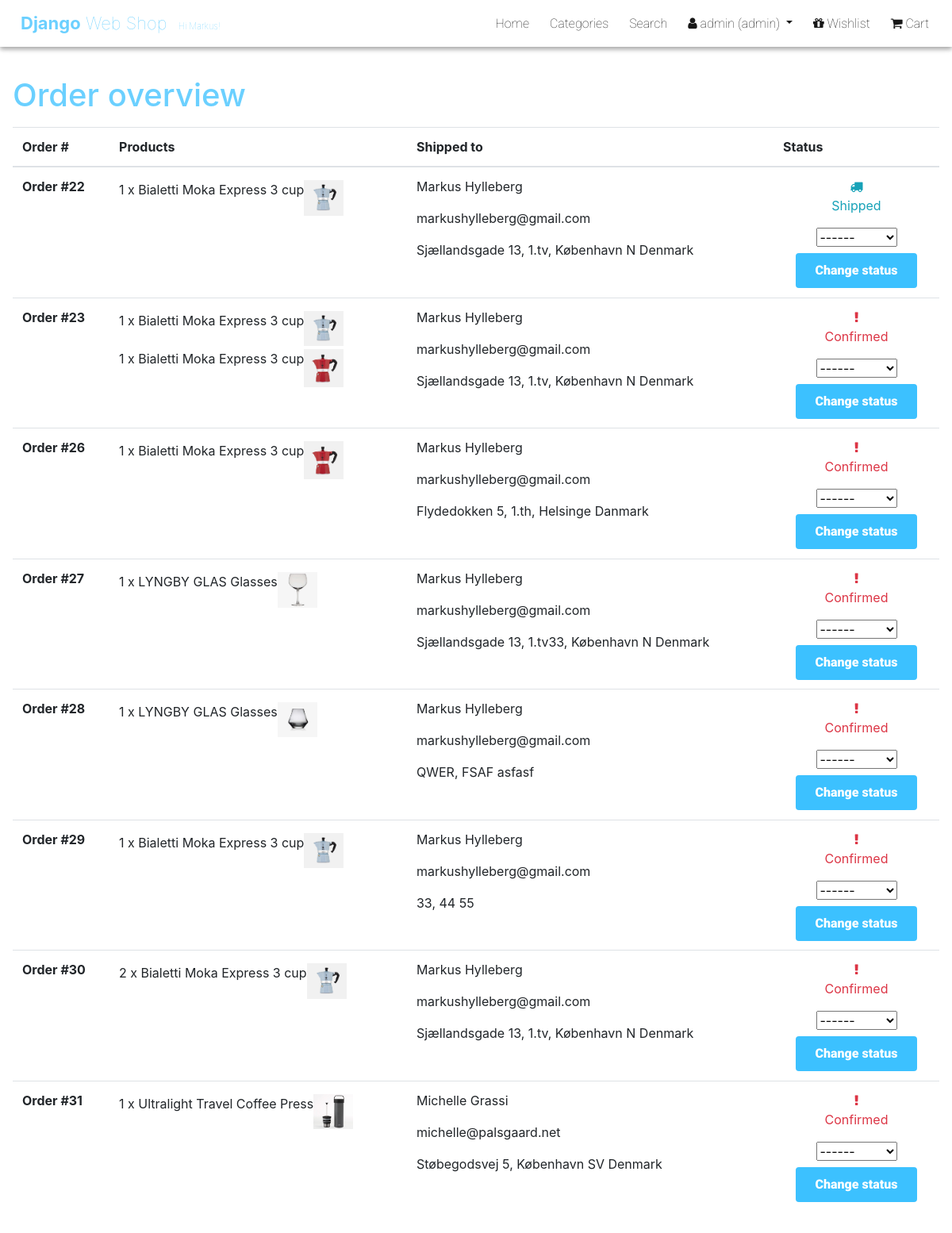
/shop/order_overview/ (signed in), run on the app's committed database.
### shop/models.py (models this page shows, shortened)
class Invoice(models.Model):
    user = models.ForeignKey(User, null=True, on_delete=models.SET_NULL)
    shipping_method = models.ForeignKey(ShippingMethod, null=True, on_delete=models.SET_NULL)
    transaction_datetime = models.DateTimeField(default=datetime.now, blank=True)
    total_price = models.DecimalField(max_digits=19, decimal_places=2)
    shipping_address = models.CharField(max_length=200)
    shipping_city = models.CharField(max_length=120)
    shipping_country = models.CharField(max_length=100)
    status = models.CharField(max_length=20, default='Confirmed')

class InvoiceProduct(models.Model):
    invoice = models.ForeignKey(Invoice, on_delete=models.CASCADE, related_name='invoice_products')
    product = models.ForeignKey(ProductVariant, on_delete=models.CASCADE) ## Should be PROTECT, but for development we'll keep it at CASCADE
    quantity = models.PositiveIntegerField()

class ProductVariant(models.Model):
    product = models.ForeignKey(Product, on_delete=models.CASCADE)
    price = models.DecimalField(max_digits=19, decimal_places=2)
    stock = models.PositiveIntegerField()
    image = models.ImageField(validators=[FileExtensionValidator(allowed_extensions=['jpg', 'png', 'jpeg'])])

class Product(models.Model):
    title = models.CharField(max_length=150)
    description = models.TextField()
    category = models.ForeignKey(ProductCategory, null=True, on_delete=models.SET_NULL)

### shop/views.py (the view, shortened to what this page needs)
# urls.py: path('order_overview/', views.order_overview, name='order_overview'),
def order_overview(req):
    invoices = Invoice.objects.all()
    invoice_products = InvoiceProduct.objects.all()
    context = {
        'invoices': invoices,
        'invoice_products': invoice_products
    }
    return render(req, 'pages/administator/order_overview.html', context)

### shop/templates/pages/administator/order_overview.html (shortened to what this page needs)
{% extends '_base.html' %}
{% block content %}
    <div class="p-3 space-for-nav">
        <h1 class="dws-blue">Order overview</h1>
        <table class="table">
        <thead>
            <tr>
                <th scope="col">Order #</th>
                <th scope="col">Products</th>
                <th scope="col">Shipped to</th>
                <th scope="col">Status</th>
            </tr>
        </thead>
        <tbody>
            {% for invoice in invoices %}
                <tr>
                    <th scope="row">Order #{{ invoice.id }}</th>
                    <td>
                        {% for invoice_product in invoice_products %}
                            {% if invoice_product.invoice.id == invoice.id %}
                                <div class="d-flex my-1">
                                    <p>{{ invoice_product.quantity }} x {{ invoice_product.product.product.title }}</p>
                                    <img class="very-small-img" src="{{ invoice_product.product.image.url }}">
                                </div>
                            {% endif %}
                        {% endfor %}
                    </td>
                    <td>
                        <div>
                            <p>{{ invoice.user.first_name }} {{ invoice.user.last_name }}</p>
                            <p>{{ invoice.user.email }}</p>
                            <p>{{ invoice.shipping_address }}, {{ invoice.shipping_city }} {{ invoice.shipping_country }}</p>
                        </div>
                    </td>
                    <td>
                        <div class="text-center">
                            {% if invoice.status == 'Confirmed' %}
                                <i class="fa fa-exclamation text-danger"></i>
                                <p class="text-danger">{{ invoice.status }}</p>
                            {% elif invoice.status == 'Shipped' %}
                                <i class="fa fa-truck text-info"></i>
                                <p class="text-info">{{ invoice.status }}</p>
                            {% else %}
                                <i class="fa fa-check-circle text-success"></i>
                                <p class="text-success">{{ invoice.status }}</p>
                            {% endif %}
                            <form action="{% url 'shop:order_overview' %}" method="POST">
                                <select name="order_status">
                                    <option value="0" selected>------</option>
                                </select>
                                <br />
                                <button class="btn btn-primary mt-2">Change status</button>
                            </form>
                        </div>
                    </td>
                </tr>
                <tr>
            {% endfor %}
        </tbody>
        </table>
    </div>
{% endblock %}

### templates/_base.html (shortened to what this page needs)
{% load static %}
<!DOCTYPE html>
<html lang="en">
<head>
    <link rel="stylesheet" href="https://stackpath.bootstrapcdn.com/bootstrap/4.3.1/css/bootstrap.min.css">
    <link rel="stylesheet" href="https://stackpath.bootstrapcdn.com/font-awesome/4.7.0/css/font-awesome.min.css">
    <link rel="stylesheet" href="{% static 'css/app.css' %}">
</head>
<body>
    {% if user.is_authenticated %}
        {% if user.is_superuser %}
            <nav class="navbar fixed-top navbar-expand-lg navbar-light bg-dark brand px-3">
                <a class="navbar-brand" href={% url 'shop:index' %}><p class="brand-slogan"><b>Django</b> Web Shop <span class="very-small-text ml-2">Hi {{ user.first_name }}!</span></p></a>
                <div class="collapse navbar-collapse" id="navbarSupportedContent">
                    <ul class="navbar-nav ml-auto">
                        <li class="nav-item">
                            <a class="nav-link" href={% url 'shop:index' %}>Home <span class="sr-only">(current)</span></a>
                        </li>
                        <li class="nav-item">
                            <a class="nav-link" href={% url 'shop:categories' %}>Categories <span class="sr-only">(current)</span></a>
                        </li>
                        <li class="nav-item">
                            <a class="nav-link" href={% url 'shop:search' %}>Search <span class="sr-only">(current)</span></a>
                        </li>
                        <li class="nav-item dropdown">
                            <a class="nav-link dropdown-toggle" href="#" id="navbarDropdown" role="button" data-toggle="dropdown" aria-haspopup="true" aria-expanded="false">
                            <i class="fa fa-user"></i> {{ user }} (admin)
                            </a>
                        </li>
                        <li class="nav-item">
                            <a class="nav-link" href={% url 'shop:wishlist' %}><i class="fa fa-gift"></i> Wishlist<span class="sr-only">(current)</span></a>
                        </li>
                        <li class="nav-item">
                            <a class="nav-link" href={% url 'shop:cart' %}><i class="fa fa-shopping-cart"></i> Cart<span class="sr-only">(current)</span></a>
                        </li>
                    </ul>
                </div>
            </nav>
        {% endif %}
    {% endif %}
    {% block content %}
    {% endblock %}
</body>
</html>

### django_webshop/static/css/app.css (style rules this page uses)
.very-small-text { font-size: 11px; }
.very-small-img { width: 50px; }
.navbar { background-color: white!important; box-shadow: 0 3px 6px rgba(0,0,0,0.16), 0 3px 6px rgba(0,0,0,0.23); }
.navbar-brand { color: rgb(24, 24, 24)!important; font-weight: 900; font-size: 30px; }
.nav-item a { color: rgb(24, 24, 24)!important; font-family: 'Roboto', sans-serif; font-weight: 100; margin: 0 5px!important; }
.space-for-nav { margin-top: 80px; border-radius: 3px!important; }
.btn-primary { background-color: rgb(60, 193, 255)!important; font-family: 'Roboto', sans-serif; font-weight: 900; padding: 10px 25px; border: none!important; }
.brand-slogan { font-weight: 100!important; font-size: 22px; margin: 0px 0 0 10px; color: rgb(107, 208, 255)!important; }
b { font-weight: 700!important; }
.dws-blue { color: rgb(107, 208, 255)!important; }

### data on the page
Invoice: id "22", user.first_name "Markus", user.last_name "Hylleberg", user.email "markushylleberg@gmail.com", shipping_address "Sjællandsgade 13, 1.tv", shipping_city "København N", shipping_country "Denmark", status "Shipped"
InvoiceProduct: quantity "1", product.product "Bialetti Moka Express 3 cup", product.image (picture)
Invoice: id "23", user.first_name "Markus", user.last_name "Hylleberg", user.email "markushylleberg@gmail.com", shipping_address "Sjællandsgade 13, 1.tv", shipping_city "København N", shipping_country "Denmark", status "Confirmed"
InvoiceProduct: quantity "1", product.product "Bialetti Moka Express 3 cup", product.image (picture)
InvoiceProduct: quantity "1", product.product "Bialetti Moka Express 3 cup", product.image (picture)
Invoice: id "26", user.first_name "Markus", user.last_name "Hylleberg", user.email "markushylleberg@gmail.com", shipping_address "Flydedokken 5, 1.th", shipping_city "Helsinge", shipping_country "Danmark", status "Confirmed"
InvoiceProduct: quantity "1", product.product "Bialetti Moka Express 3 cup", product.image (picture)
Invoice: id "27", user.first_name "Markus", user.last_name "Hylleberg", user.email "markushylleberg@gmail.com", shipping_address "Sjællandsgade 13, 1.tv33", shipping_city "København N", shipping_country "Denmark", status "Confirmed"
InvoiceProduct: quantity "1", product.product "LYNGBY GLAS Glasses", product.image (picture)
Invoice: id "28", user.first_name "Markus", user.last_name "Hylleberg", user.email "markushylleberg@gmail.com", shipping_address "QWER", shipping_city "FSAF", shipping_country "asfasf", status "Confirmed"
InvoiceProduct: quantity "1", product.product "LYNGBY GLAS Glasses", product.image (picture)
Invoice: id "29", user.first_name "Markus", user.last_name "Hylleberg", user.email "markushylleberg@gmail.com", shipping_address "33", shipping_city "44", shipping_country "55", status "Confirmed"
InvoiceProduct: quantity "1", product.product "Bialetti Moka Express 3 cup", product.image (picture)
Invoice: id "30", user.first_name "Markus", user.last_name "Hylleberg", user.email "markushylleberg@gmail.com", shipping_address "Sjællandsgade 13, 1.tv", shipping_city "København N", shipping_country "Denmark", status "Confirmed"
InvoiceProduct: quantity "2", product.product "Bialetti Moka Express 3 cup", product.image (picture)
Invoice: id "31", user.first_name "Michelle", user.last_name "Grassi", user.email "michelle@palsgaard.net", shipping_address "Støbegodsvej 5", shipping_city "København SV", shipping_country "Denmark", status "Confirmed"
InvoiceProduct: quantity "1", product.product "Ultralight Travel Coffee Press", product.image (picture)

### other printed values
{{ user.first_name }} "Markus"
{{ user }} "admin"
